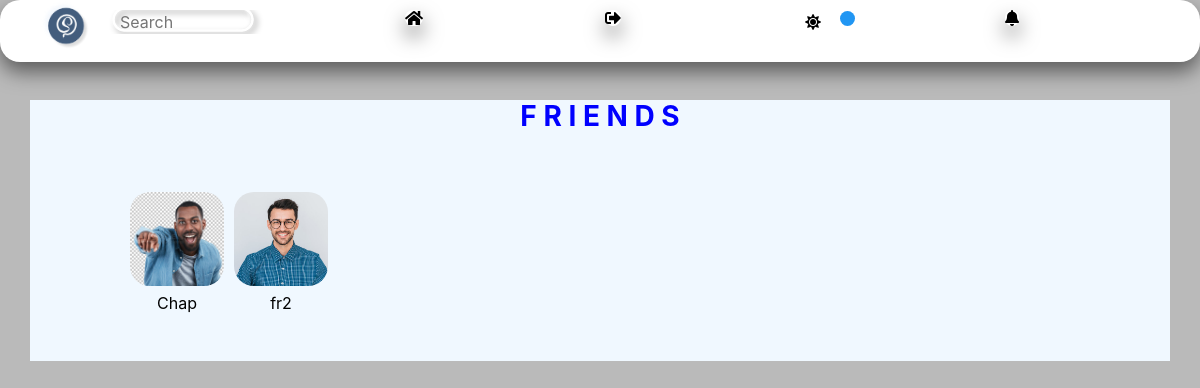
/friends (signed in), run on an earlier commit of the app's database.
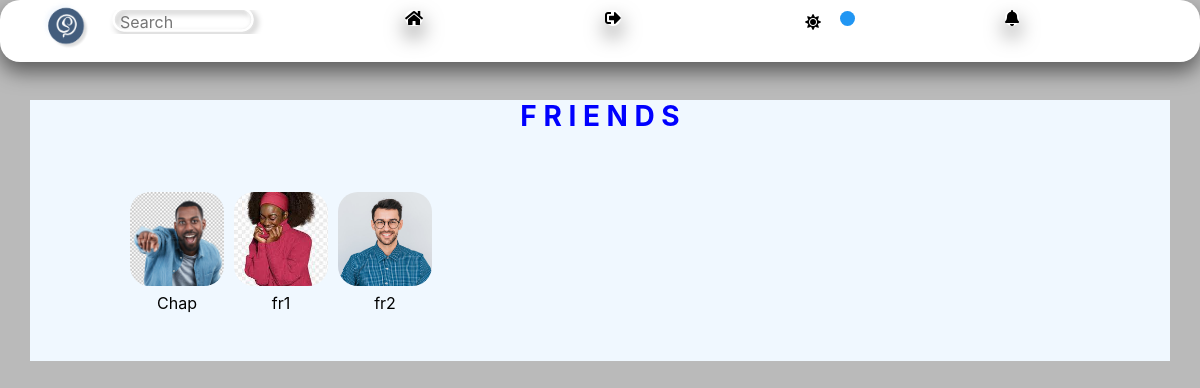
And on a later commit of the database.
### network/models.py (models this page shows)
class User(AbstractUser):
    profile_pics = models.ImageField(upload_to='profile_pics/', null=True, blank=True)
    phone_number = models.CharField(max_length=20, null=True, blank=True)
    about = models.TextField(null=True, blank=True)

### network/views.py (the view)
# urls.py: path("friends", views.friends_list, name="friends_list"),
@login_required
def friends_list(request):
    friends = user_connections(request).get('friends', [])  # Use the custom context processor to get friends
    friends_per_page = 81  # Set the number of friends per page
    paginator = Paginator(friends, friends_per_page)
    page = request.GET.get('page', 1)
    try:
        friends = paginator.page(page)
    except PageNotAnInteger:
        friends = paginator.page(1)
    except EmptyPage:
        friends = paginator.page(paginator.num_pages)
    return render(request, 'network/friends_list.html', {'friends': friends})

### network/custom_context_processors.py (called while the page is built)
def my_groups_and_joined(request):
    if request.user.is_authenticated:
        my_groups = Group.objects.filter(creator=request.user)
        groups_i_joined = request.user.group_members.all()
    else:
        my_groups = []
        groups_i_joined = []
    return {
        'my_groups': my_groups,
        'groups_i_joined': groups_i_joined,
    }

### network/templates/network/friends_list.html (shortened to what this page needs)
{% extends 'network/layout.html' %}
{% load static %}
{% block body %}
<div class="container" style="margin-top: 100px; background-color: #f0f8ff; border: 1px solid #ccc; padding-left: 100px; padding-right: 100px; border: none;">
  <h3 style="color: blue;"><strong>F R I E N D S</strong></h3>
  <div class="image-container">
    {% for friend in friends %}
      <div class="friend-container">
        {% if friend.profile_pics %}
        <a href="{% url 'profile' friend.id %}">
        <img src="{{ friend.profile_pics.url }}" class="card-img-top" alt="{{ friend.username }}" style="aspect-ratio: 1 / 1; object-fit: cover; border-radius: 20px; margin-top: 50px;">
        <p class="friend-username">{{ friend.username }}</p>
        </a>
        {% else %}
        <a href="{% url 'profile' friend.id %}">
        <img src="media/post_image/nodp.jpg" class="card-img-top" alt="{{ friend.username }}" style="aspect-ratio: 1 / 1; object-fit: cover; border-radius: 20px; margin-top: 50px;">
        <p class="friend-username">{{ friend.username }}</p>
      </a>
        {% endif %}
      </div>
    {% endfor %}
  </div>
</div>
{% endblock %}

What changed in the data, as far as the page shows it:
now on this page (row edited): User: profile_pics (picture), username "fr1"
